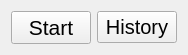
<?xml version="1.0" encoding="UTF-8"?>
<ui version="4.0">
 <class>StartWidget</class>
 <widget class="QWidget" name="StartWidget">
  <property name="geometry">
   <rect>
    <x>0</x>
    <y>0</y>
    <width>184</width>
    <height>50</height>
   </rect>
  </property>
  <property name="windowTitle">
   <string>Form</string>
  </property>
  <layout class="QHBoxLayout" name="horizontalLayout">
   <item>
    <widget class="QPushButton" name="start">
     <property name="font">
      <font>
       <pointsize>16</pointsize>
      </font>
     </property>
     <property name="text">
      <string>Start</string>
     </property>
    </widget>
   </item>
   <item>
    <widget class="QPushButton" name="history">
     <property name="font">
      <font>
       <pointsize>15</pointsize>
      </font>
     </property>
     <property name="text">
      <string>History</string>
     </property>
    </widget>
   </item>
  </layout>
 </widget>
 <resources/>
 <connections/>
 <slots>
  <signal>start()</signal>
  <signal>history()</signal>
 </slots>
</ui>
